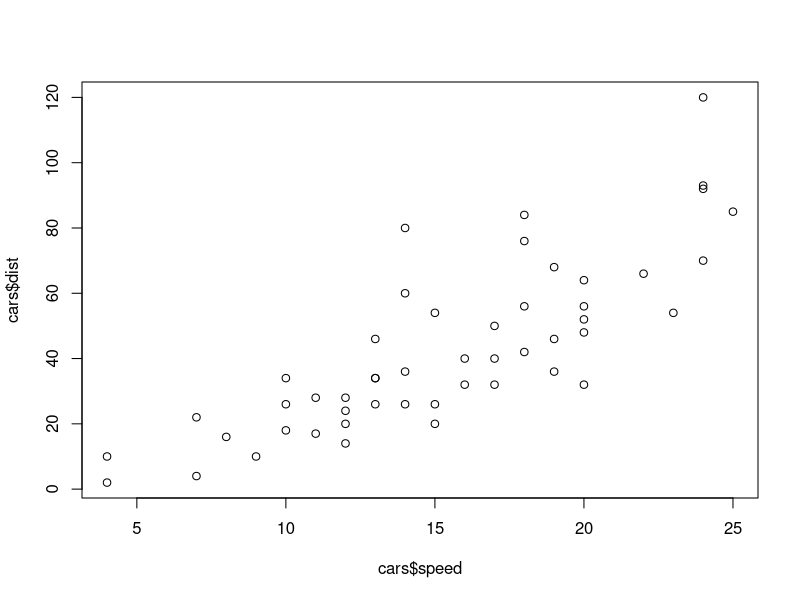
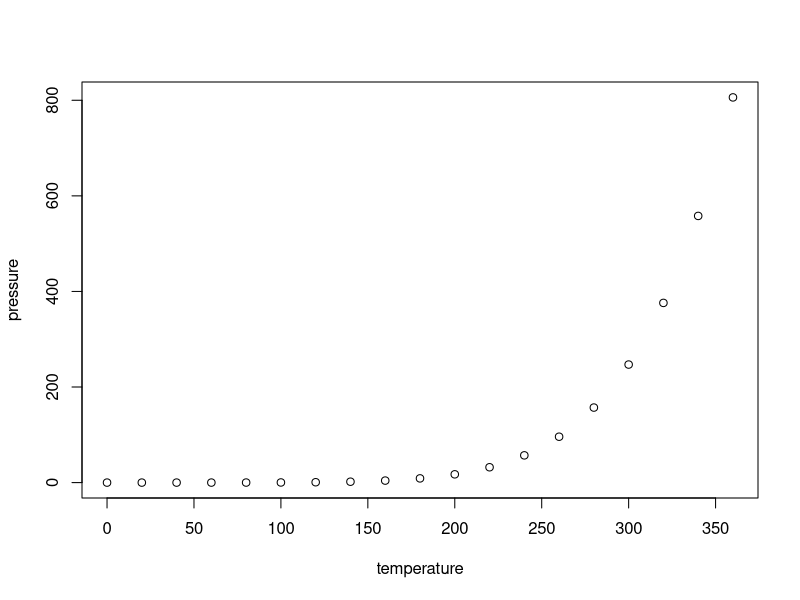

Write the R code that produced these figures, in order.
## ---- chunk 1
knitr::opts_chunk$set(echo = TRUE)
## ---- chunk 2
summary(cars)
plot(cars$speed, cars$dist)
## ---- chunk 3
plot(pressure)
